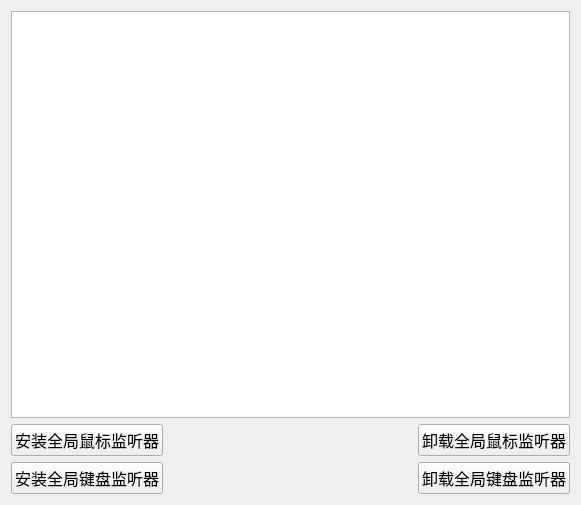
<?xml version="1.0" encoding="UTF-8"?>
<ui version="4.0">
 <class>Widget</class>
 <widget class="QWidget" name="Widget">
  <property name="geometry">
   <rect>
    <x>0</x>
    <y>0</y>
    <width>581</width>
    <height>505</height>
   </rect>
  </property>
  <property name="font">
   <font>
    <family>宋体</family>
    <pointsize>12</pointsize>
   </font>
  </property>
  <property name="windowTitle">
   <string>Widget</string>
  </property>
  <layout class="QGridLayout" name="gridLayout">
   <item row="0" column="0">
    <widget class="QTextEdit" name="textEdit"/>
   </item>
   <item row="1" column="0">
    <layout class="QHBoxLayout" name="horizontalLayout">
     <item>
      <widget class="QPushButton" name="but_mouseI">
       <property name="text">
        <string>安装全局鼠标监听器</string>
       </property>
      </widget>
     </item>
     <item>
      <spacer name="horizontalSpacer">
       <property name="orientation">
        <enum>Qt::Horizontal</enum>
       </property>
       <property name="sizeHint" stdset="0">
        <size>
         <width>40</width>
         <height>20</height>
        </size>
       </property>
      </spacer>
     </item>
     <item>
      <widget class="QPushButton" name="but_mouser">
       <property name="text">
        <string>卸载全局鼠标监听器</string>
       </property>
      </widget>
     </item>
    </layout>
   </item>
   <item row="2" column="0">
    <layout class="QHBoxLayout" name="horizontalLayout_2">
     <item>
      <widget class="QPushButton" name="but_keyI">
       <property name="text">
        <string>安装全局键盘监听器</string>
       </property>
      </widget>
     </item>
     <item>
      <spacer name="horizontalSpacer_2">
       <property name="orientation">
        <enum>Qt::Horizontal</enum>
       </property>
       <property name="sizeHint" stdset="0">
        <size>
         <width>40</width>
         <height>20</height>
        </size>
       </property>
      </spacer>
     </item>
     <item>
      <widget class="QPushButton" name="but_KeyR">
       <property name="text">
        <string>卸载全局键盘监听器</string>
       </property>
      </widget>
     </item>
    </layout>
   </item>
  </layout>
 </widget>
 <resources/>
 <connections/>
</ui>
